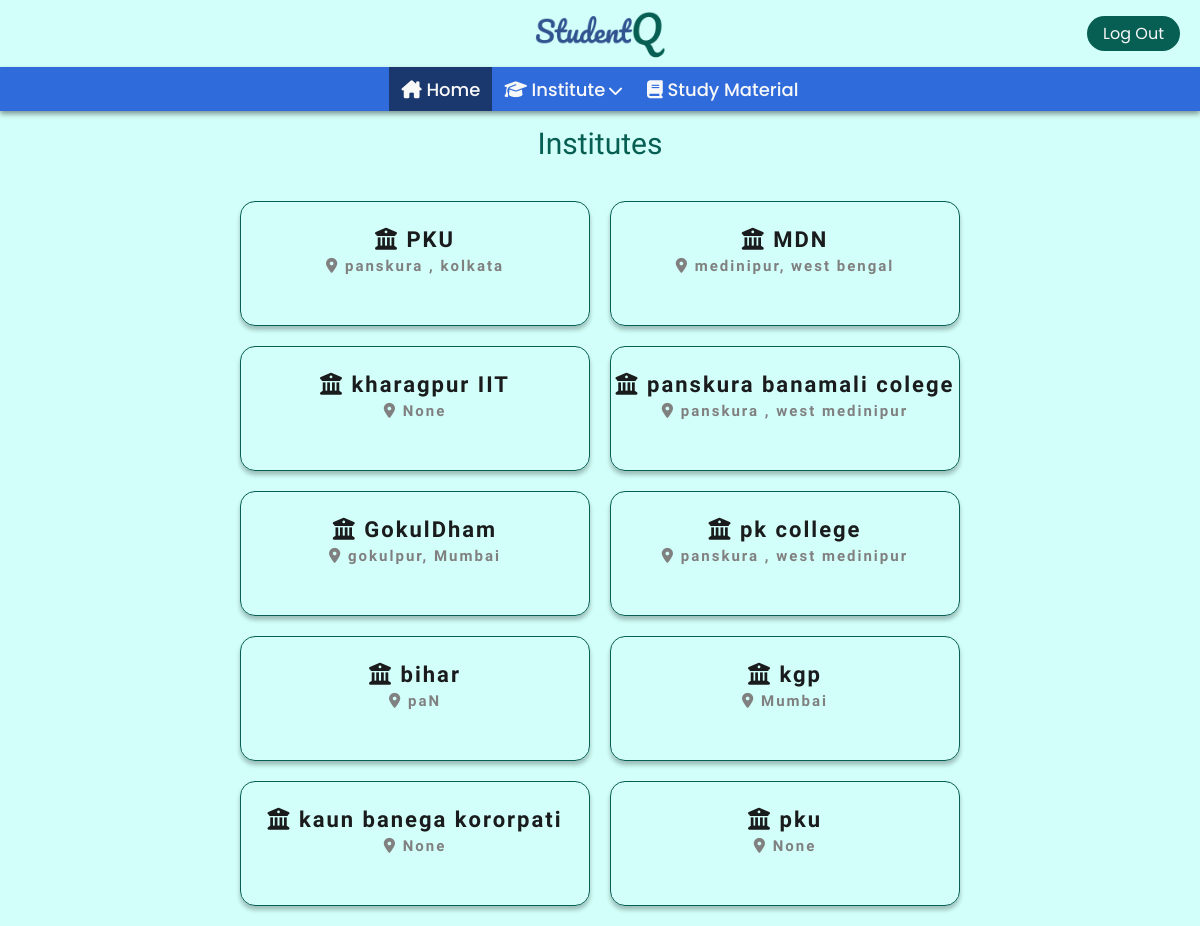
The page /institute/ (signed in) on the database as committed earlier.
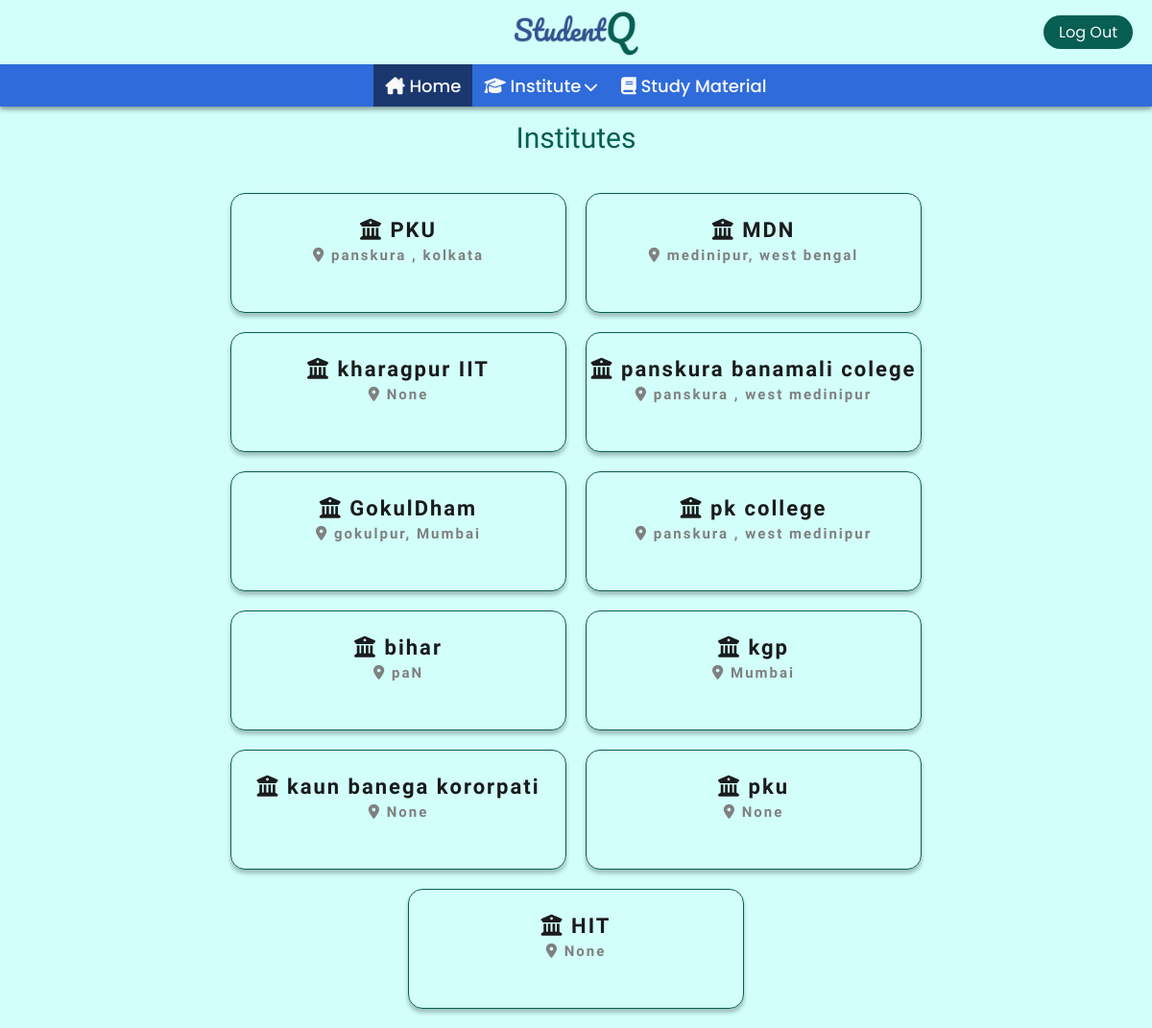
The same page on the database as committed later.
### Base/models.py (models this page shows, shortened)
class Institute(models.Model):
    name = models.CharField(max_length=200)
    institute_location=models.CharField(max_length=200, null=True)

### Base/views.py (the view)
# urls.py: path('institute/',views.Institutes, name='institute'),
@login_required(login_url='login')
def Institutes(request):
    all_institutes = Institute.objects.all()
    context = {}
    context["all_institutes"] = all_institutes
    return render(request, "institute.html", context)

### Base/templates/institute.html
{% extends "main.html" %}
{% load static %}
{% block css %}
<link rel="stylesheet" href="{% static 'mStyle/all_institute.css' %}">
{% endblock css %}
{% block body %}
<h2>Institutes</h2>
    <div class="institute_container">
        {% for instut in all_institutes %}
        <a href="{% url 'notices' instut.id  %}">
                <div class="institute_item">
                <p><i class="fa-solid fa-building-columns"></i>&nbsp;{{instut.name}}
                    </p>
                    <p id="p"><i class="fa-solid fa-location-dot"></i>&nbsp;{{instut.institute_location}}</p>
            </div>
            </a>
            {% endfor %}
    </div>
{% endblock body %}

Rows that differ between the two databases and show on the page:
added Institute: name "HIT", institute_location "None"
